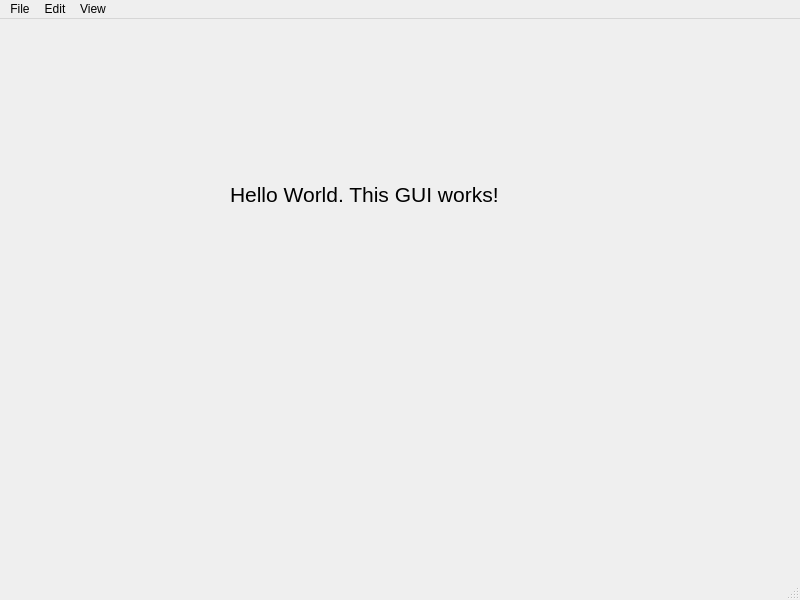
<?xml version="1.0" encoding="UTF-8"?>
<ui version="4.0">
 <class>MainWindow</class>
 <widget class="QMainWindow" name="MainWindow">
  <property name="geometry">
   <rect>
    <x>0</x>
    <y>0</y>
    <width>800</width>
    <height>600</height>
   </rect>
  </property>
  <property name="windowTitle">
   <string>Hello World</string>
  </property>
  <widget class="QWidget" name="centralwidget">
   <widget class="QLabel" name="label">
    <property name="geometry">
     <rect>
      <x>230</x>
      <y>150</y>
      <width>341</width>
      <height>51</height>
     </rect>
    </property>
    <property name="font">
     <font>
      <pointsize>16</pointsize>
     </font>
    </property>
    <property name="text">
     <string>Hello World. This GUI works!</string>
    </property>
   </widget>
  </widget>
  <widget class="QMenuBar" name="menubar">
   <property name="geometry">
    <rect>
     <x>0</x>
     <y>0</y>
     <width>800</width>
     <height>26</height>
    </rect>
   </property>
   <widget class="QMenu" name="menuFile">
    <property name="title">
     <string>File</string>
    </property>
   </widget>
   <widget class="QMenu" name="menuEdit">
    <property name="title">
     <string>Edit</string>
    </property>
   </widget>
   <widget class="QMenu" name="menuView">
    <property name="title">
     <string>View</string>
    </property>
   </widget>
   <addaction name="menuFile"/>
   <addaction name="menuEdit"/>
   <addaction name="menuView"/>
  </widget>
  <widget class="QStatusBar" name="statusbar"/>
 </widget>
 <resources/>
 <connections/>
</ui>
